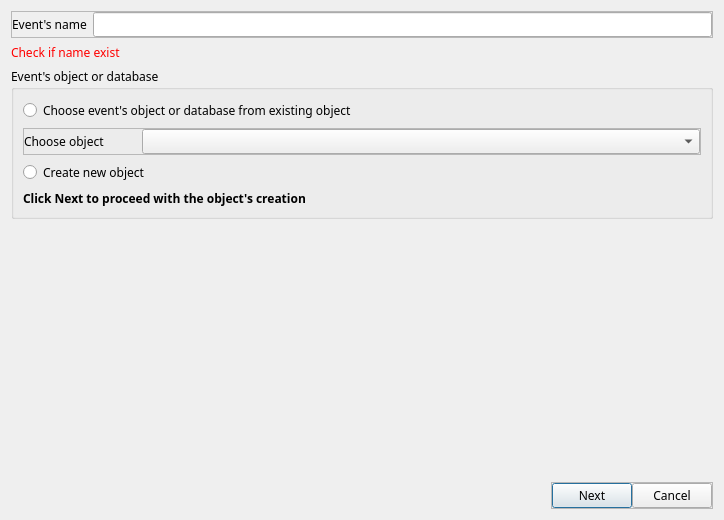
<?xml version="1.0" encoding="UTF-8"?>
<ui version="4.0">
 <class>Dialog</class>
 <widget class="QDialog" name="Dialog">
  <property name="geometry">
   <rect>
    <x>0</x>
    <y>0</y>
    <width>724</width>
    <height>520</height>
   </rect>
  </property>
  <property name="font">
   <font>
    <family>Segoe Fluent Icons</family>
   </font>
  </property>
  <property name="windowTitle">
   <string>Create New Event</string>
  </property>
  <layout class="QVBoxLayout" name="verticalLayout">
   <item>
    <widget class="QFrame" name="frame_4">
     <property name="sizePolicy">
      <sizepolicy hsizetype="Expanding" vsizetype="Fixed">
       <horstretch>0</horstretch>
       <verstretch>0</verstretch>
      </sizepolicy>
     </property>
     <property name="frameShape">
      <enum>QFrame::Shape::StyledPanel</enum>
     </property>
     <property name="frameShadow">
      <enum>QFrame::Shadow::Raised</enum>
     </property>
     <layout class="QHBoxLayout" name="horizontalLayout_3">
      <property name="leftMargin">
       <number>0</number>
      </property>
      <property name="topMargin">
       <number>0</number>
      </property>
      <property name="rightMargin">
       <number>0</number>
      </property>
      <property name="bottomMargin">
       <number>0</number>
      </property>
      <item>
       <widget class="QLabel" name="label_4">
        <property name="text">
         <string>Event's name</string>
        </property>
       </widget>
      </item>
      <item>
       <widget class="QLineEdit" name="lineEdit"/>
      </item>
     </layout>
    </widget>
   </item>
   <item>
    <widget class="QLabel" name="label">
     <property name="sizePolicy">
      <sizepolicy hsizetype="Expanding" vsizetype="Fixed">
       <horstretch>0</horstretch>
       <verstretch>0</verstretch>
      </sizepolicy>
     </property>
     <property name="styleSheet">
      <string notr="true">color: red</string>
     </property>
     <property name="text">
      <string>Check if name exist</string>
     </property>
    </widget>
   </item>
   <item>
    <widget class="QGroupBox" name="groupBox">
     <property name="sizePolicy">
      <sizepolicy hsizetype="Expanding" vsizetype="Fixed">
       <horstretch>0</horstretch>
       <verstretch>0</verstretch>
      </sizepolicy>
     </property>
     <property name="title">
      <string>Event's object or database</string>
     </property>
     <layout class="QVBoxLayout" name="verticalLayout_3">
      <item>
       <widget class="QRadioButton" name="radioButton">
        <property name="text">
         <string>Choose event's object or database from existing object</string>
        </property>
       </widget>
      </item>
      <item>
       <widget class="QFrame" name="frame_3">
        <property name="sizePolicy">
         <sizepolicy hsizetype="Expanding" vsizetype="Fixed">
          <horstretch>0</horstretch>
          <verstretch>0</verstretch>
         </sizepolicy>
        </property>
        <property name="frameShape">
         <enum>QFrame::Shape::StyledPanel</enum>
        </property>
        <property name="frameShadow">
         <enum>QFrame::Shadow::Raised</enum>
        </property>
        <layout class="QHBoxLayout" name="horizontalLayout_2" stretch="1,5">
         <property name="leftMargin">
          <number>0</number>
         </property>
         <property name="topMargin">
          <number>0</number>
         </property>
         <property name="rightMargin">
          <number>0</number>
         </property>
         <property name="bottomMargin">
          <number>0</number>
         </property>
         <item>
          <widget class="QLabel" name="label_2">
           <property name="text">
            <string>Choose object</string>
           </property>
          </widget>
         </item>
         <item>
          <widget class="QComboBox" name="comboBox"/>
         </item>
        </layout>
       </widget>
      </item>
      <item>
       <widget class="QRadioButton" name="radioButton_2">
        <property name="text">
         <string>Create new object</string>
        </property>
       </widget>
      </item>
      <item>
       <widget class="QLabel" name="label_3">
        <property name="sizePolicy">
         <sizepolicy hsizetype="Preferred" vsizetype="Fixed">
          <horstretch>0</horstretch>
          <verstretch>0</verstretch>
         </sizepolicy>
        </property>
        <property name="font">
         <font>
          <family>Segoe Fluent Icons</family>
          <bold>true</bold>
         </font>
        </property>
        <property name="text">
         <string>Click Next to proceed with the object's creation</string>
        </property>
       </widget>
      </item>
     </layout>
    </widget>
   </item>
   <item alignment="Qt::AlignmentFlag::AlignRight|Qt::AlignmentFlag::AlignBottom">
    <widget class="QFrame" name="frame_2">
     <property name="frameShape">
      <enum>QFrame::Shape::StyledPanel</enum>
     </property>
     <property name="frameShadow">
      <enum>QFrame::Shadow::Raised</enum>
     </property>
     <layout class="QHBoxLayout" name="horizontalLayout">
      <property name="spacing">
       <number>0</number>
      </property>
      <property name="leftMargin">
       <number>0</number>
      </property>
      <property name="topMargin">
       <number>0</number>
      </property>
      <property name="rightMargin">
       <number>0</number>
      </property>
      <property name="bottomMargin">
       <number>0</number>
      </property>
      <item>
       <widget class="QPushButton" name="pushButton_2">
        <property name="text">
         <string>Next</string>
        </property>
       </widget>
      </item>
      <item>
       <widget class="QPushButton" name="pushButton">
        <property name="text">
         <string>Cancel</string>
        </property>
       </widget>
      </item>
     </layout>
    </widget>
   </item>
  </layout>
 </widget>
 <resources/>
 <connections/>
</ui>
